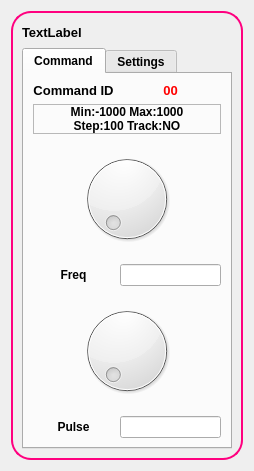
<?xml version="1.0" encoding="UTF-8"?>
<ui version="4.0">
 <class>siggenw</class>
 <widget class="boxWidget" name="siggenw">
  <property name="geometry">
   <rect>
    <x>0</x>
    <y>0</y>
    <width>254</width>
    <height>471</height>
   </rect>
  </property>
  <property name="sizePolicy">
   <sizepolicy hsizetype="Minimum" vsizetype="Minimum">
    <horstretch>0</horstretch>
    <verstretch>0</verstretch>
   </sizepolicy>
  </property>
  <property name="windowTitle">
   <string>Form</string>
  </property>
  <layout class="QHBoxLayout" name="horizontalLayout_2">
   <item>
    <widget class="QFrame" name="frame">
     <property name="minimumSize">
      <size>
       <width>186</width>
       <height>240</height>
      </size>
     </property>
     <property name="font">
      <font>
       <family>Tahoma</family>
       <pointsize>8</pointsize>
       <weight>50</weight>
       <italic>false</italic>
       <bold>false</bold>
      </font>
     </property>
     <property name="styleSheet">
      <string notr="true">#frame {
border-radius: 20px;
border: 2px solid rgb(255, 0, 127);
}	
</string>
     </property>
     <property name="frameShape">
      <enum>QFrame::Box</enum>
     </property>
     <property name="frameShadow">
      <enum>QFrame::Raised</enum>
     </property>
     <property name="lineWidth">
      <number>3</number>
     </property>
     <layout class="QVBoxLayout" name="verticalLayout_2">
      <item>
       <layout class="QHBoxLayout" name="horizontalLayout">
        <item>
         <widget class="QLabel" name="label">
          <property name="font">
           <font>
            <pointsize>10</pointsize>
            <weight>75</weight>
            <bold>true</bold>
           </font>
          </property>
          <property name="text">
           <string>TextLabel</string>
          </property>
         </widget>
        </item>
        <item>
         <spacer name="horizontalSpacer">
          <property name="orientation">
           <enum>Qt::Horizontal</enum>
          </property>
          <property name="sizeType">
           <enum>QSizePolicy::MinimumExpanding</enum>
          </property>
          <property name="sizeHint" stdset="0">
           <size>
            <width>10</width>
            <height>20</height>
           </size>
          </property>
         </spacer>
        </item>
        <item>
         <widget class="ClickableLabel" name="labelPos">
          <property name="autoFillBackground">
           <bool>true</bool>
          </property>
          <property name="text">
           <string/>
          </property>
          <property name="textFormat">
           <enum>Qt::PlainText</enum>
          </property>
          <property name="pixmap">
           <pixmap resource="appresources.qrc">:/Icons/Icons/icons8-données-dans-les-deux-directions-48.png</pixmap>
          </property>
          <property name="scaledContents">
           <bool>true</bool>
          </property>
         </widget>
        </item>
        <item>
         <spacer name="horizontalSpacer_2">
          <property name="orientation">
           <enum>Qt::Horizontal</enum>
          </property>
          <property name="sizeType">
           <enum>QSizePolicy::Fixed</enum>
          </property>
          <property name="sizeHint" stdset="0">
           <size>
            <width>10</width>
            <height>20</height>
           </size>
          </property>
         </spacer>
        </item>
        <item>
         <widget class="ClickableLabel" name="labelDel">
          <property name="text">
           <string/>
          </property>
          <property name="pixmap">
           <pixmap resource="appresources.qrc">:/Icons/Icons/icons8-supprimer-pour-toujours-48.png</pixmap>
          </property>
         </widget>
        </item>
       </layout>
      </item>
      <item>
       <widget class="QTabWidget" name="tabBox">
        <property name="enabled">
         <bool>true</bool>
        </property>
        <property name="font">
         <font>
          <weight>75</weight>
          <bold>true</bold>
         </font>
        </property>
        <property name="currentIndex">
         <number>0</number>
        </property>
        <property name="usesScrollButtons">
         <bool>true</bool>
        </property>
        <widget class="QWidget" name="tabCommand">
         <property name="enabled">
          <bool>true</bool>
         </property>
         <attribute name="title">
          <string>Command</string>
         </attribute>
         <layout class="QGridLayout" name="gridLayout">
          <item row="1" column="0" colspan="4">
           <widget class="QLabel" name="labelInfo">
            <property name="sizePolicy">
             <sizepolicy hsizetype="Minimum" vsizetype="Minimum">
              <horstretch>0</horstretch>
              <verstretch>0</verstretch>
             </sizepolicy>
            </property>
            <property name="font">
             <font>
              <weight>75</weight>
              <bold>true</bold>
             </font>
            </property>
            <property name="frameShape">
             <enum>QFrame::StyledPanel</enum>
            </property>
            <property name="text">
             <string>Min:-1000 Max:1000
Step:100 Track:NO</string>
            </property>
            <property name="alignment">
             <set>Qt::AlignCenter</set>
            </property>
            <property name="margin">
             <number>2</number>
            </property>
           </widget>
          </item>
          <item row="0" column="2" colspan="2">
           <widget class="QLabel" name="cmdLabelId">
            <property name="sizePolicy">
             <sizepolicy hsizetype="Minimum" vsizetype="Minimum">
              <horstretch>0</horstretch>
              <verstretch>0</verstretch>
             </sizepolicy>
            </property>
            <property name="font">
             <font>
              <pointsize>10</pointsize>
              <weight>75</weight>
              <bold>true</bold>
             </font>
            </property>
            <property name="autoFillBackground">
             <bool>false</bool>
            </property>
            <property name="styleSheet">
             <string notr="true">color: rgb(255, 0, 0);</string>
            </property>
            <property name="text">
             <string>00</string>
            </property>
            <property name="alignment">
             <set>Qt::AlignCenter</set>
            </property>
           </widget>
          </item>
          <item row="0" column="0" colspan="2">
           <widget class="QLabel" name="label_2">
            <property name="sizePolicy">
             <sizepolicy hsizetype="Minimum" vsizetype="Minimum">
              <horstretch>0</horstretch>
              <verstretch>0</verstretch>
             </sizepolicy>
            </property>
            <property name="font">
             <font>
              <pointsize>10</pointsize>
              <weight>75</weight>
              <bold>true</bold>
             </font>
            </property>
            <property name="text">
             <string>Command ID</string>
            </property>
            <property name="alignment">
             <set>Qt::AlignCenter</set>
            </property>
           </widget>
          </item>
          <item row="3" column="0" rowspan="2" colspan="4">
           <widget class="QFrame" name="frameFreq">
            <property name="frameShape">
             <enum>QFrame::NoFrame</enum>
            </property>
            <property name="frameShadow">
             <enum>QFrame::Sunken</enum>
            </property>
            <property name="lineWidth">
             <number>0</number>
            </property>
            <layout class="QHBoxLayout" name="horizontalLayout_4">
             <item>
              <spacer name="horizontalSpacer_3">
               <property name="orientation">
                <enum>Qt::Horizontal</enum>
               </property>
               <property name="sizeHint" stdset="0">
                <size>
                 <width>40</width>
                 <height>20</height>
                </size>
               </property>
              </spacer>
             </item>
             <item>
              <widget class="QDial" name="freqSpin">
               <property name="sizePolicy">
                <sizepolicy hsizetype="Minimum" vsizetype="Minimum">
                 <horstretch>0</horstretch>
                 <verstretch>0</verstretch>
                </sizepolicy>
               </property>
               <property name="focusPolicy">
                <enum>Qt::NoFocus</enum>
               </property>
               <property name="autoFillBackground">
                <bool>false</bool>
               </property>
              </widget>
             </item>
             <item>
              <spacer name="horizontalSpacer_4">
               <property name="orientation">
                <enum>Qt::Horizontal</enum>
               </property>
               <property name="sizeHint" stdset="0">
                <size>
                 <width>40</width>
                 <height>20</height>
                </size>
               </property>
              </spacer>
             </item>
            </layout>
           </widget>
          </item>
          <item row="5" column="0" colspan="2">
           <widget class="QLabel" name="Value">
            <property name="font">
             <font>
              <weight>75</weight>
              <bold>true</bold>
             </font>
            </property>
            <property name="text">
             <string>Freq</string>
            </property>
            <property name="alignment">
             <set>Qt::AlignCenter</set>
            </property>
           </widget>
          </item>
          <item row="5" column="2" colspan="2">
           <widget class="QLineEdit" name="freqVal">
            <property name="sizePolicy">
             <sizepolicy hsizetype="Minimum" vsizetype="Fixed">
              <horstretch>0</horstretch>
              <verstretch>0</verstretch>
             </sizepolicy>
            </property>
            <property name="maxLength">
             <number>10</number>
            </property>
           </widget>
          </item>
          <item row="6" column="0" rowspan="2" colspan="4">
           <widget class="QFrame" name="framePulse">
            <property name="frameShape">
             <enum>QFrame::NoFrame</enum>
            </property>
            <property name="frameShadow">
             <enum>QFrame::Sunken</enum>
            </property>
            <property name="lineWidth">
             <number>0</number>
            </property>
            <layout class="QHBoxLayout" name="horizontalLayout_5">
             <item>
              <spacer name="horizontalSpacer_5">
               <property name="orientation">
                <enum>Qt::Horizontal</enum>
               </property>
               <property name="sizeHint" stdset="0">
                <size>
                 <width>40</width>
                 <height>20</height>
                </size>
               </property>
              </spacer>
             </item>
             <item>
              <widget class="QDial" name="pulseSpin">
               <property name="sizePolicy">
                <sizepolicy hsizetype="Minimum" vsizetype="Minimum">
                 <horstretch>0</horstretch>
                 <verstretch>0</verstretch>
                </sizepolicy>
               </property>
               <property name="focusPolicy">
                <enum>Qt::NoFocus</enum>
               </property>
              </widget>
             </item>
             <item>
              <spacer name="horizontalSpacer_6">
               <property name="orientation">
                <enum>Qt::Horizontal</enum>
               </property>
               <property name="sizeHint" stdset="0">
                <size>
                 <width>40</width>
                 <height>20</height>
                </size>
               </property>
              </spacer>
             </item>
            </layout>
           </widget>
          </item>
          <item row="8" column="0" colspan="2">
           <widget class="QLabel" name="pulseLabel">
            <property name="font">
             <font>
              <weight>75</weight>
              <bold>true</bold>
             </font>
            </property>
            <property name="text">
             <string>Pulse</string>
            </property>
            <property name="alignment">
             <set>Qt::AlignCenter</set>
            </property>
           </widget>
          </item>
          <item row="8" column="2" colspan="2">
           <widget class="QLineEdit" name="pulsePC">
            <property name="sizePolicy">
             <sizepolicy hsizetype="Minimum" vsizetype="Fixed">
              <horstretch>0</horstretch>
              <verstretch>0</verstretch>
             </sizepolicy>
            </property>
            <property name="maxLength">
             <number>10</number>
            </property>
            <property name="frame">
             <bool>true</bool>
            </property>
           </widget>
          </item>
         </layout>
        </widget>
        <widget class="QWidget" name="tabSettings">
         <property name="sizePolicy">
          <sizepolicy hsizetype="Minimum" vsizetype="Preferred">
           <horstretch>0</horstretch>
           <verstretch>0</verstretch>
          </sizepolicy>
         </property>
         <attribute name="title">
          <string>Settings</string>
         </attribute>
         <layout class="QFormLayout" name="formLayout">
          <item row="0" column="0">
           <widget class="QLabel" name="label_3">
            <property name="sizePolicy">
             <sizepolicy hsizetype="Minimum" vsizetype="Preferred">
              <horstretch>0</horstretch>
              <verstretch>0</verstretch>
             </sizepolicy>
            </property>
            <property name="font">
             <font>
              <weight>75</weight>
              <bold>true</bold>
             </font>
            </property>
            <property name="text">
             <string>Command Label</string>
            </property>
           </widget>
          </item>
          <item row="0" column="1">
           <widget class="QLineEdit" name="cmdLabel">
            <property name="sizePolicy">
             <sizepolicy hsizetype="Minimum" vsizetype="Fixed">
              <horstretch>0</horstretch>
              <verstretch>0</verstretch>
             </sizepolicy>
            </property>
            <property name="maxLength">
             <number>10</number>
            </property>
           </widget>
          </item>
          <item row="1" column="0">
           <widget class="QRadioButton" name="Pulse">
            <property name="font">
             <font>
              <weight>75</weight>
              <bold>true</bold>
             </font>
            </property>
            <property name="layoutDirection">
             <enum>Qt::RightToLeft</enum>
            </property>
            <property name="text">
             <string>Pulse</string>
            </property>
            <property name="autoExclusive">
             <bool>true</bool>
            </property>
           </widget>
          </item>
          <item row="1" column="1">
           <widget class="QRadioButton" name="Triangle">
            <property name="font">
             <font>
              <weight>75</weight>
              <bold>true</bold>
             </font>
            </property>
            <property name="layoutDirection">
             <enum>Qt::RightToLeft</enum>
            </property>
            <property name="text">
             <string>Triangle</string>
            </property>
            <property name="autoExclusive">
             <bool>true</bool>
            </property>
           </widget>
          </item>
          <item row="3" column="0">
           <widget class="QRadioButton" name="Sinus">
            <property name="font">
             <font>
              <weight>75</weight>
              <bold>true</bold>
             </font>
            </property>
            <property name="layoutDirection">
             <enum>Qt::RightToLeft</enum>
            </property>
            <property name="text">
             <string>Sinus</string>
            </property>
           </widget>
          </item>
          <item row="3" column="1">
           <widget class="QRadioButton" name="Saw">
            <property name="font">
             <font>
              <weight>75</weight>
              <bold>true</bold>
             </font>
            </property>
            <property name="layoutDirection">
             <enum>Qt::RightToLeft</enum>
            </property>
            <property name="text">
             <string>Saw</string>
            </property>
           </widget>
          </item>
          <item row="5" column="0">
           <widget class="QLabel" name="SampleRate">
            <property name="font">
             <font>
              <weight>75</weight>
              <bold>true</bold>
             </font>
            </property>
            <property name="text">
             <string>Sample Rate</string>
            </property>
           </widget>
          </item>
          <item row="5" column="1">
           <widget class="QSpinBox" name="sampleRateVal">
            <property name="alignment">
             <set>Qt::AlignLeading|Qt::AlignLeft|Qt::AlignVCenter</set>
            </property>
            <property name="suffix">
             <string>Hz</string>
            </property>
            <property name="prefix">
             <string/>
            </property>
           </widget>
          </item>
          <item row="6" column="0">
           <widget class="QRadioButton" name="freqTracking">
            <property name="font">
             <font>
              <weight>75</weight>
              <bold>true</bold>
             </font>
            </property>
            <property name="text">
             <string>Freq Track</string>
            </property>
            <property name="autoExclusive">
             <bool>false</bool>
            </property>
           </widget>
          </item>
          <item row="6" column="1">
           <widget class="QRadioButton" name="pulseTrack">
            <property name="font">
             <font>
              <weight>75</weight>
              <bold>true</bold>
             </font>
            </property>
            <property name="text">
             <string>Pulse Track</string>
            </property>
            <property name="autoExclusive">
             <bool>false</bool>
            </property>
           </widget>
          </item>
          <item row="7" column="0">
           <widget class="QLabel" name="Resolution">
            <property name="sizePolicy">
             <sizepolicy hsizetype="Minimum" vsizetype="Preferred">
              <horstretch>0</horstretch>
              <verstretch>0</verstretch>
             </sizepolicy>
            </property>
            <property name="font">
             <font>
              <weight>75</weight>
              <bold>true</bold>
             </font>
            </property>
            <property name="text">
             <string>Resolution</string>
            </property>
           </widget>
          </item>
          <item row="7" column="1">
           <widget class="QComboBox" name="resVal">
            <property name="sizePolicy">
             <sizepolicy hsizetype="Minimum" vsizetype="Fixed">
              <horstretch>0</horstretch>
              <verstretch>0</verstretch>
             </sizepolicy>
            </property>
            <property name="currentIndex">
             <number>-1</number>
            </property>
            <property name="maxVisibleItems">
             <number>4</number>
            </property>
            <property name="maxCount">
             <number>4</number>
            </property>
           </widget>
          </item>
         </layout>
        </widget>
       </widget>
      </item>
     </layout>
    </widget>
   </item>
  </layout>
 </widget>
 <customwidgets>
  <customwidget>
   <class>ClickableLabel</class>
   <extends>QLabel</extends>
   <header>clickablelabel.h</header>
  </customwidget>
  <customwidget>
   <class>boxWidget</class>
   <extends>QWidget</extends>
   <header location="global">boxwidget.h</header>
   <container>1</container>
  </customwidget>
 </customwidgets>
 <resources>
  <include location="appresources.qrc"/>
 </resources>
 <connections/>
</ui>
